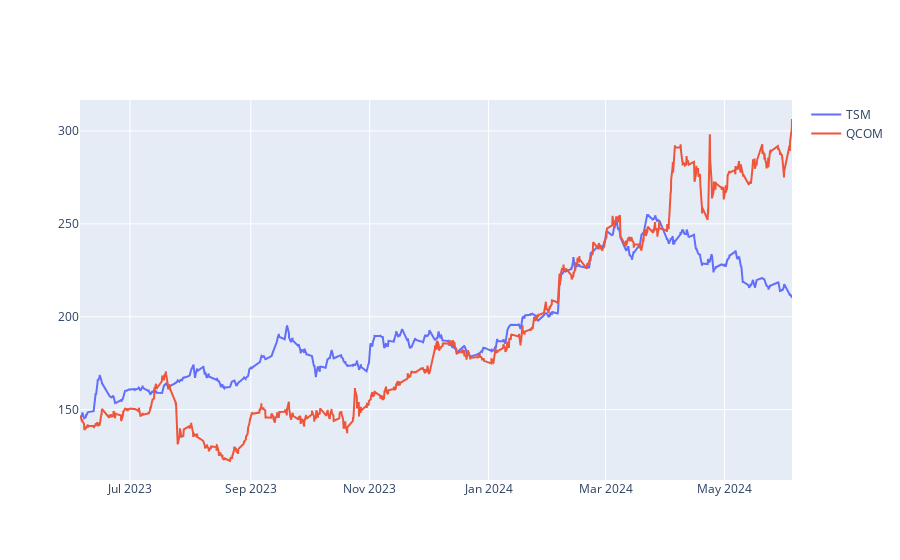

The cell this chart's notebook holds for it:
### Code cell
# Plot the two normalized tickers

fig = go.Figure()
fig.add_trace(go.Scatter(x=tsm_data.index, y=tsm_data['Close'], name='TSM'))
fig.add_trace(go.Scatter(x=qcom_data.index, y=qcom_data['Close_NORM'], name='QCOM'))

fig.show()

### Figure 1 — Plotly figure (JSON) as saved in the notebook; plotly's stock layout.template omitted (floating-point values rounded to 4 significant figures; data arrays with more than 128 entries replaced by an {"elided": "..."} marker saying what was removed)
{"data": [{"name": "TSM", "type": "scatter", "x": {"elided": "1756 str values"}, "y": {"elided": "1756 float values"}}, {"name": "QCOM", "type": "scatter", "x": {"elided": "1756 str values"}, "y": {"elided": "1756 float values"}}], "layout": {}}
